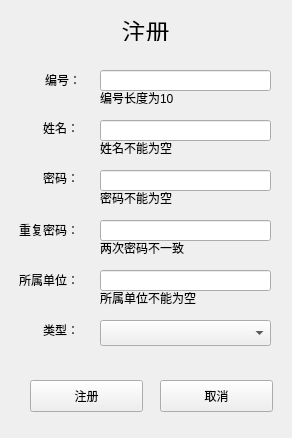
<?xml version="1.0" encoding="UTF-8"?>
<ui version="4.0">
 <class>ReaderRegister</class>
 <widget class="QWidget" name="ReaderRegister">
  <property name="geometry">
   <rect>
    <x>0</x>
    <y>0</y>
    <width>292</width>
    <height>438</height>
   </rect>
  </property>
  <property name="windowTitle">
   <string>Form</string>
  </property>
  <widget class="QLabel" name="lb_namewarn">
   <property name="geometry">
    <rect>
     <x>100</x>
     <y>140</y>
     <width>181</width>
     <height>16</height>
    </rect>
   </property>
   <property name="text">
    <string>姓名不能为空</string>
   </property>
  </widget>
  <widget class="QLabel" name="label_6">
   <property name="geometry">
    <rect>
     <x>8</x>
     <y>320</y>
     <width>71</width>
     <height>20</height>
    </rect>
   </property>
   <property name="text">
    <string>类型：</string>
   </property>
   <property name="alignment">
    <set>Qt::AlignRight|Qt::AlignTrailing|Qt::AlignVCenter</set>
   </property>
  </widget>
  <widget class="QLabel" name="label_4">
   <property name="geometry">
    <rect>
     <x>8</x>
     <y>270</y>
     <width>71</width>
     <height>20</height>
    </rect>
   </property>
   <property name="text">
    <string>所属单位：</string>
   </property>
   <property name="alignment">
    <set>Qt::AlignRight|Qt::AlignTrailing|Qt::AlignVCenter</set>
   </property>
  </widget>
  <widget class="QLineEdit" name="tf_name">
   <property name="geometry">
    <rect>
     <x>100</x>
     <y>120</y>
     <width>171</width>
     <height>21</height>
    </rect>
   </property>
  </widget>
  <widget class="QPushButton" name="btn_cancel">
   <property name="geometry">
    <rect>
     <x>160</x>
     <y>380</y>
     <width>113</width>
     <height>32</height>
    </rect>
   </property>
   <property name="text">
    <string>取消</string>
   </property>
  </widget>
  <widget class="QLabel" name="label_2">
   <property name="geometry">
    <rect>
     <x>0</x>
     <y>70</y>
     <width>81</width>
     <height>20</height>
    </rect>
   </property>
   <property name="text">
    <string>编号：</string>
   </property>
   <property name="alignment">
    <set>Qt::AlignRight|Qt::AlignTrailing|Qt::AlignVCenter</set>
   </property>
  </widget>
  <widget class="QLabel" name="lb_idwarn">
   <property name="geometry">
    <rect>
     <x>100</x>
     <y>90</y>
     <width>181</width>
     <height>16</height>
    </rect>
   </property>
   <property name="text">
    <string>编号长度为10</string>
   </property>
  </widget>
  <widget class="QLabel" name="lb_departmentwarn">
   <property name="geometry">
    <rect>
     <x>100</x>
     <y>290</y>
     <width>181</width>
     <height>16</height>
    </rect>
   </property>
   <property name="text">
    <string>所属单位不能为空</string>
   </property>
  </widget>
  <widget class="QLabel" name="label_5">
   <property name="geometry">
    <rect>
     <x>20</x>
     <y>120</y>
     <width>59</width>
     <height>16</height>
    </rect>
   </property>
   <property name="text">
    <string>姓名：</string>
   </property>
   <property name="alignment">
    <set>Qt::AlignRight|Qt::AlignTrailing|Qt::AlignVCenter</set>
   </property>
  </widget>
  <widget class="QLineEdit" name="tf_department">
   <property name="geometry">
    <rect>
     <x>100</x>
     <y>270</y>
     <width>171</width>
     <height>21</height>
    </rect>
   </property>
  </widget>
  <widget class="QLabel" name="label">
   <property name="geometry">
    <rect>
     <x>0</x>
     <y>20</y>
     <width>291</width>
     <height>21</height>
    </rect>
   </property>
   <property name="font">
    <font>
     <pointsize>18</pointsize>
    </font>
   </property>
   <property name="text">
    <string>注册</string>
   </property>
   <property name="alignment">
    <set>Qt::AlignCenter</set>
   </property>
  </widget>
  <widget class="QComboBox" name="cb_type">
   <property name="geometry">
    <rect>
     <x>100</x>
     <y>320</y>
     <width>171</width>
     <height>26</height>
    </rect>
   </property>
  </widget>
  <widget class="QLineEdit" name="tf_id">
   <property name="geometry">
    <rect>
     <x>100</x>
     <y>70</y>
     <width>171</width>
     <height>21</height>
    </rect>
   </property>
  </widget>
  <widget class="QPushButton" name="btn_register">
   <property name="geometry">
    <rect>
     <x>30</x>
     <y>380</y>
     <width>113</width>
     <height>32</height>
    </rect>
   </property>
   <property name="text">
    <string>注册</string>
   </property>
  </widget>
  <widget class="QLineEdit" name="tf_password">
   <property name="geometry">
    <rect>
     <x>100</x>
     <y>170</y>
     <width>171</width>
     <height>21</height>
    </rect>
   </property>
   <property name="echoMode">
    <enum>QLineEdit::Password</enum>
   </property>
  </widget>
  <widget class="QLabel" name="lb_passwarn">
   <property name="geometry">
    <rect>
     <x>100</x>
     <y>190</y>
     <width>181</width>
     <height>16</height>
    </rect>
   </property>
   <property name="text">
    <string>密码不能为空</string>
   </property>
  </widget>
  <widget class="QLabel" name="label_7">
   <property name="geometry">
    <rect>
     <x>20</x>
     <y>170</y>
     <width>59</width>
     <height>16</height>
    </rect>
   </property>
   <property name="text">
    <string>密码：</string>
   </property>
   <property name="alignment">
    <set>Qt::AlignRight|Qt::AlignTrailing|Qt::AlignVCenter</set>
   </property>
  </widget>
  <widget class="QLineEdit" name="tf_passwordRepet">
   <property name="geometry">
    <rect>
     <x>100</x>
     <y>220</y>
     <width>171</width>
     <height>21</height>
    </rect>
   </property>
   <property name="echoMode">
    <enum>QLineEdit::Password</enum>
   </property>
  </widget>
  <widget class="QLabel" name="lb_reptwarn">
   <property name="geometry">
    <rect>
     <x>100</x>
     <y>240</y>
     <width>181</width>
     <height>16</height>
    </rect>
   </property>
   <property name="text">
    <string>两次密码不一致</string>
   </property>
  </widget>
  <widget class="QLabel" name="label_8">
   <property name="geometry">
    <rect>
     <x>8</x>
     <y>220</y>
     <width>71</width>
     <height>20</height>
    </rect>
   </property>
   <property name="text">
    <string>重复密码：</string>
   </property>
   <property name="alignment">
    <set>Qt::AlignRight|Qt::AlignTrailing|Qt::AlignVCenter</set>
   </property>
  </widget>
 </widget>
 <resources/>
 <connections/>
</ui>
